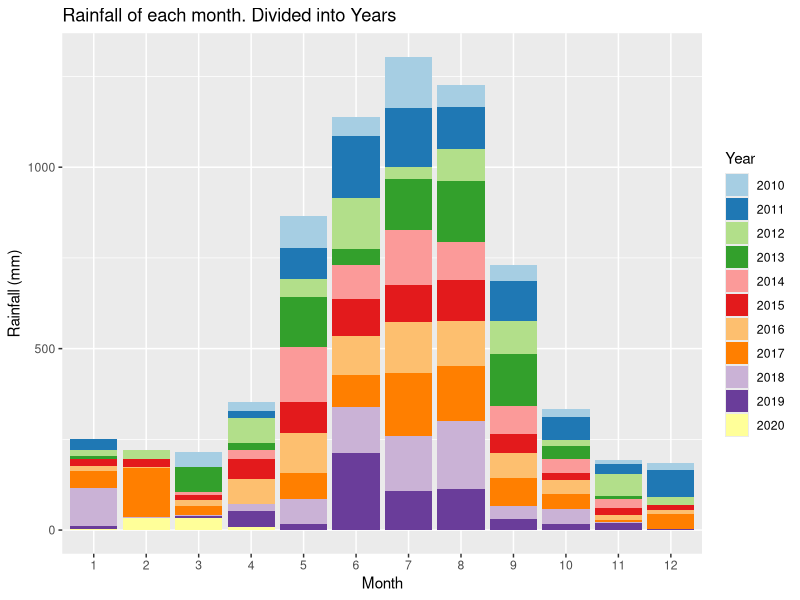
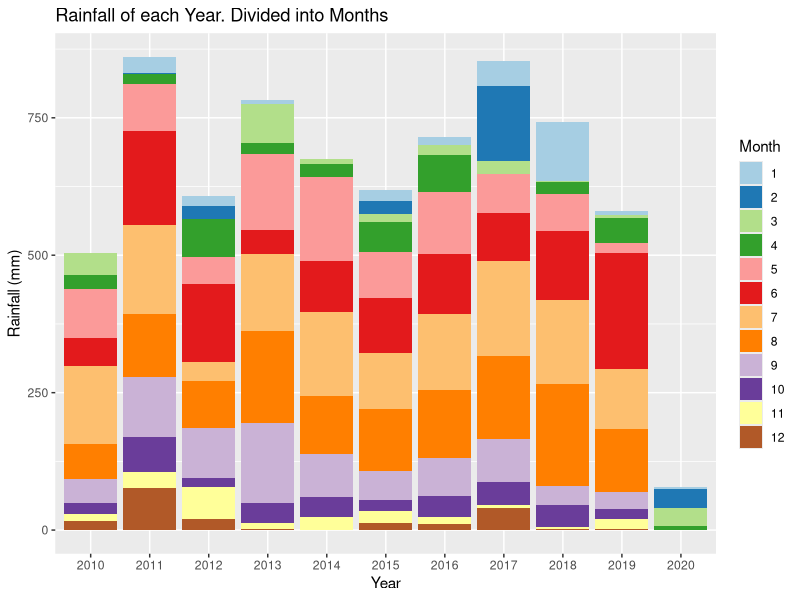
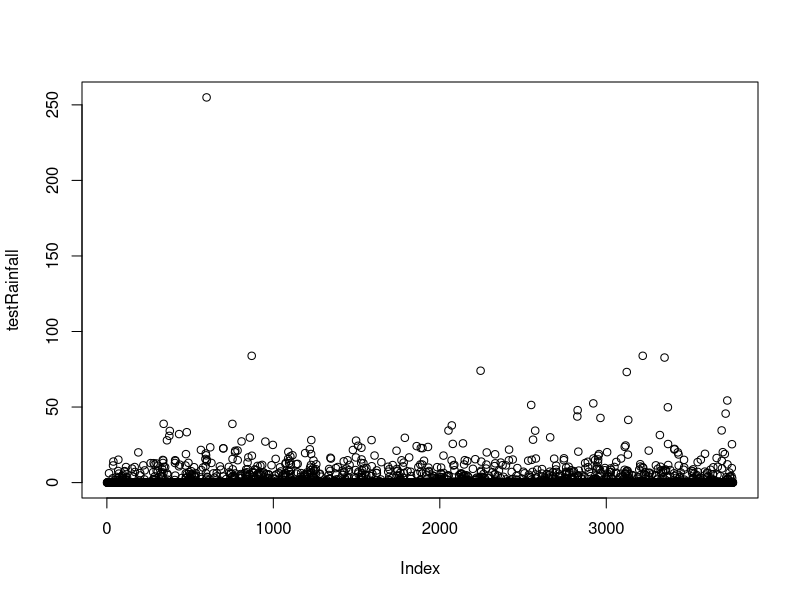
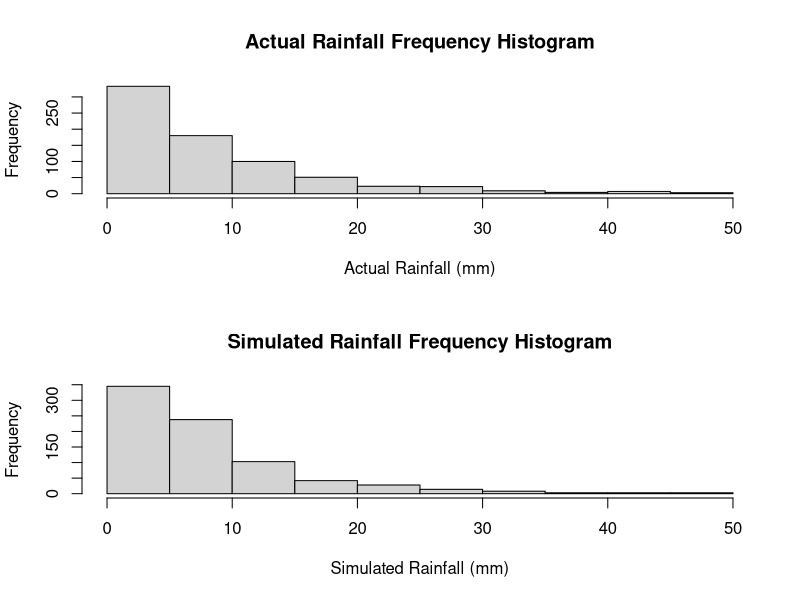
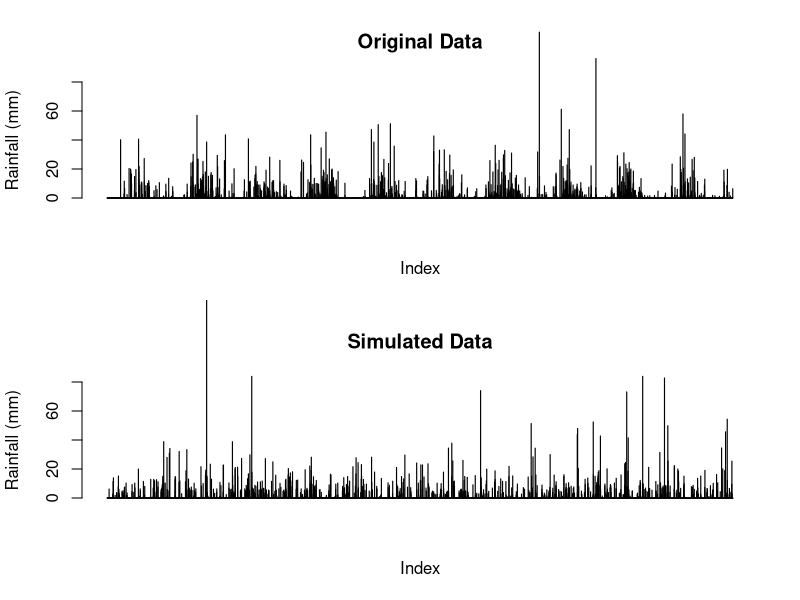
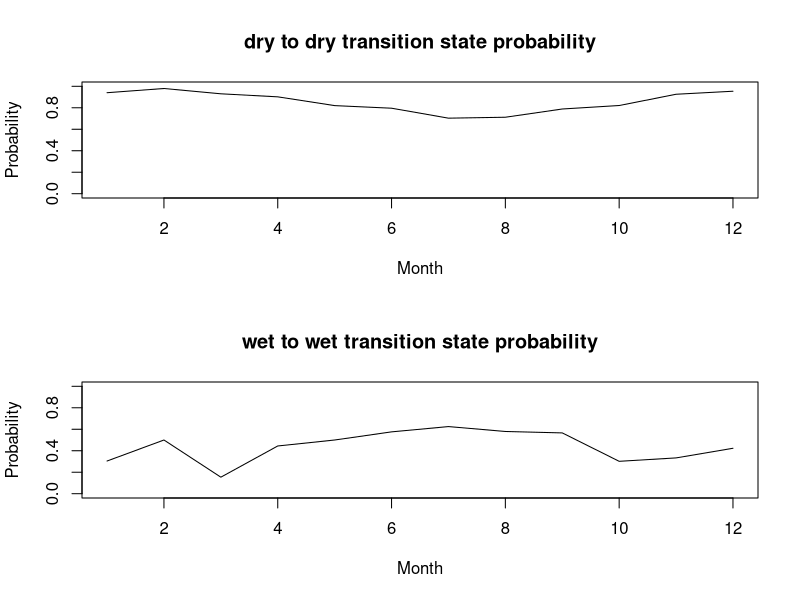
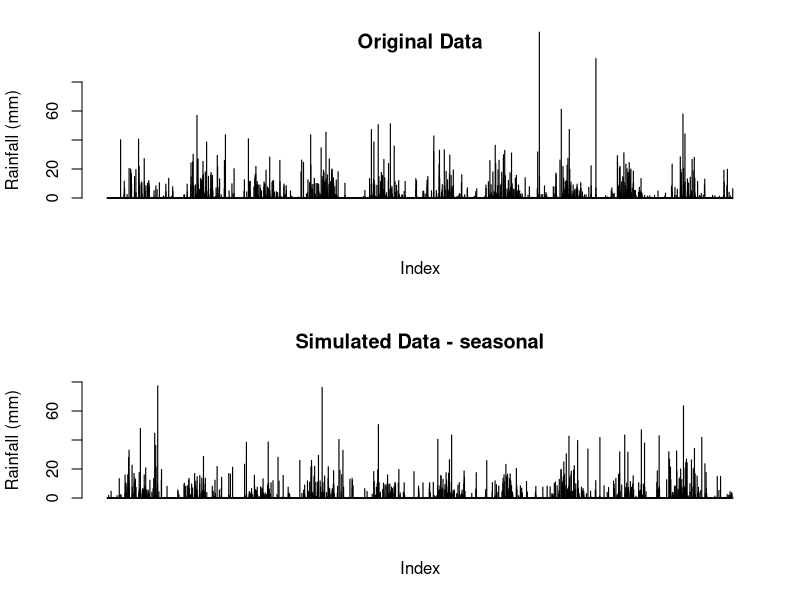
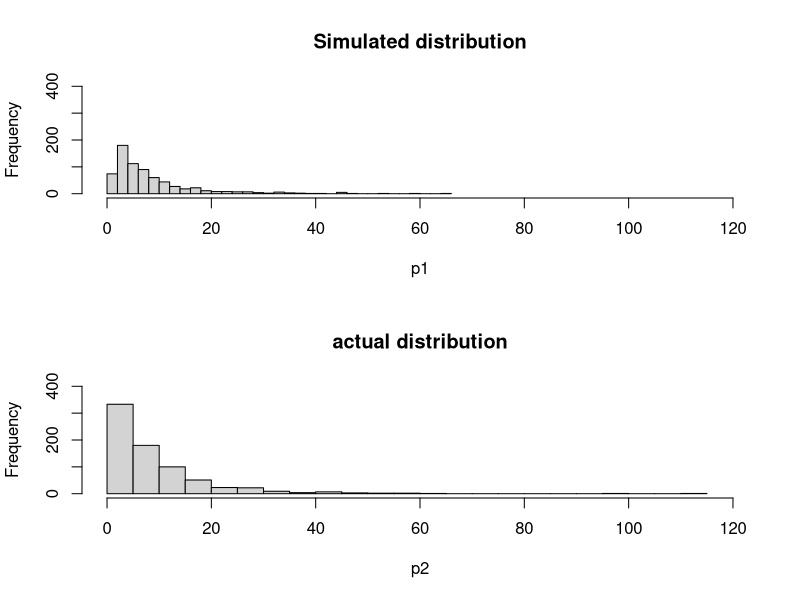

Source code (R) for these figures, in order:
## ---- chunk 1
knitr::opts_chunk$set(echo = TRUE)
## ---- chunk 2
data <-  read.csv("IDCJAC0009_009225_1800_Data.csv")
weather_data <- data
weather_data <- weather_data[which(is.na(weather_data$Rainfall.amount..millimetres.) == FALSE),]
## ---- chunk 3
range(weather_data$Year)
unique(weather_data$Bureau.of.Meteorology.station.number)
unique(weather_data$Product.code)
## ---- chunk 4
table(weather_data$Year, weather_data$Quality)
## ---- chunk 5
weather_data$date <- do.call(paste, c(weather_data[c("Day", "Month", "Year")], sep = "-"))
## ---- chunk 6
state <- function(x){
  stateList <- c()
  for(ii in 1:length(x)){
    if(x[ii] < 1){
      stateList <- c(stateList, "dry")
    }
    if(x[ii] >= 1){
      stateList <- c(stateList, "wet")
    }
  }
  return(stateList)
}
weather_data$state <- state(weather_data$Rainfall.amount..millimetres.)
## ---- chunk 7
transitionState <- function(x){
  transitionStateList <- c('') #can't find transition state of first observation
  for(i in 2:length(x)){
    if(x[i] == "dry"){
      if (x[i-1] == "dry"){
        transitionStateList <- c(transitionStateList, "DryToDry")
      }
      else {
        transitionStateList <- c(transitionStateList, "WetToDry")
      }
    }
    if(x[i] == "wet"){
      if (x[i-1] == "dry"){
        transitionStateList <- c(transitionStateList, "DryToWet")
      }
      else {
        transitionStateList <- c(transitionStateList, "WetToWet")
      }
    }
  }
  return(transitionStateList)
}
weather_data$transitionState <- transitionState(weather_data$state)
## ---- chunk 8
train_data <- subset(weather_data, Year >= 2010)
library(ggplot2)
library(RColorBrewer)
# some plots of rainfall data grouped by year and month

ggplot(train_data, aes(x = factor(Month), y = train_data$Rainfall.amount..millimetres., fill = factor(Year))) + 
  geom_bar(stat = "identity") + 
  scale_fill_brewer(palette = "Paired") + 
  xlab("Month")+
  ylab("Rainfall (mm)")+
  labs(fill = "Year")+
  ggtitle("Rainfall of each month. Divided into Years")

ggplot(train_data, aes(x = factor(Year), y = train_data$Rainfall.amount..millimetres., fill = factor(Month))) + 
  geom_bar(stat = "identity") + 
  scale_fill_brewer(palette = "Paired") + 
  xlab("Year")+
  ylab("Rainfall (mm)")+
  labs(fill = "Month")+
  ggtitle("Rainfall of each Year. Divided into Months")
## ---- chunk 9
table(train_data$Month, train_data$Year)
## ---- chunk 10
#Calculating transition state probabilities, in general (no respect to month/season)
weatherTable <- table(train_data$transitionState)

probWetToWet = weatherTable['WetToWet'] / (weatherTable['WetToWet'] + weatherTable['WetToDry'])
probWetToWet

probDryToDry = weatherTable['DryToDry'] / (weatherTable['DryToDry'] + weatherTable['DryToWet'])
probDryToDry
## ---- chunk 11
#Basic generator i hope - no seasonal variation

currentState = "dry" #can make this into a random choice later
                                              #choosing next state depending on probs calculated above
generateRainfallBasic <- function(genLength){
  rainAmountList <- c()
  for (i3 in 1:genLength){
    if (currentState == "dry"){
      if (runif(1) < probDryToDry){
        currentState = "dry"
      }
      else{
        currentState = "wet"
      }
    }
    else if (currentState == "wet"){
      if (runif(1) < probWetToWet){
        currentState = "wet"
      }
      else{
        currentState = "dry"
      }
    }
                                      #generating amount of rainfall if state is wet, else 0
    if (currentState == "wet"){
      rainAmount <- 5*exp(rnorm(1))
      rainAmountList <- c(rainAmountList, rainAmount)
    }
    else{
      rainAmountList <- c(rainAmountList, 0)
    }
  }
  return(rainAmountList)
}
## ---- chunk 12
#testing basic generator
testRainfall = generateRainfallBasic(3761)
plot(testRainfall)

par(mfrow=c(2,1))
hist(train_data$Rainfall.amount..millimetres.[train_data$Rainfall.amount..millimetres.>1 & train_data$Rainfall.amount..millimetres.<50], xlab = "Actual Rainfall (mm)", main = "Actual Rainfall Frequency Histogram")
hist(testRainfall[testRainfall > 1 & testRainfall <50], xlab = "Simulated Rainfall (mm)", main = "Simulated Rainfall Frequency Histogram")

par(mfrow=c(2,1))
barplot(train_data$Rainfall.amount..millimetres., ylim = c(0,80), main = "Original Data", ylab = "Rainfall (mm)", xlab = "Index")
barplot(testRainfall, ylim = c(0,80), main = "Simulated Data", ylab = "Rainfall (mm)", xlab = "Index")
## ---- chunk 13
#code to calculate transition probabilities for each month

transitonStatesMonthsFrame <- data.frame(list(rep(0, 12), list(rep(0, 12), list(rep(0, 12), list(rep(0, 12)))))) #initialising frame by creating 12x4 frame filled with zeroes
names(transitonStatesMonthsFrame) <- c('DryToDry', 'DryToWet', 'WetToDry', 'WetToWet') #name da columns

for (i4 in 1:dim(train_data)[1]){ #making dataframe with count of each transition state for each month
  tempTransitionState <- train_data[i4, 'transitionState']
  tempMonth <- train_data[i4, 'Month']
  transitonStatesMonthsFrame[tempMonth, tempTransitionState] <- transitonStatesMonthsFrame[tempMonth, tempTransitionState]+1
}
## ---- chunk 14
probTransitonStatesMonthsFrame<- transitonStatesMonthsFrame
for (i in 1:dim(transitonStatesMonthsFrame)[1]){ #calculating transition probs for each month in df
  
  probTransitonStatesMonthsFrame[i, 'DryToDry'] <- transitonStatesMonthsFrame[i, 'DryToDry'] / (transitonStatesMonthsFrame[i, 'DryToDry'] + transitonStatesMonthsFrame[i, 'DryToWet'])
  
  probTransitonStatesMonthsFrame[i, 'DryToWet'] <- transitonStatesMonthsFrame[i, 'DryToWet'] / (transitonStatesMonthsFrame[i, 'DryToDry'] + transitonStatesMonthsFrame[i, 'DryToWet'])
    
  probTransitonStatesMonthsFrame[i, 'WetToDry'] <- transitonStatesMonthsFrame[i, 'WetToDry'] / (transitonStatesMonthsFrame[i, 'WetToDry'] + transitonStatesMonthsFrame[i, 'WetToWet'])
    
  probTransitonStatesMonthsFrame[i, 'WetToWet'] <- transitonStatesMonthsFrame[i, 'WetToWet'] / (transitonStatesMonthsFrame[i, 'WetToDry'] + transitonStatesMonthsFrame[i, 'WetToWet'])
}
## ---- chunk 15
#showing how transition state probabilities vary for each month
plot(probTransitonStatesMonthsFrame$DryToDry, ylim = c(0,1), xlab = "Month", main = "dry to dry transition state probability", type = 'l', ylab = "Probability")
plot(probTransitonStatesMonthsFrame$WetToWet, ylim = c(0,1), xlab = "Month", main = "wet to wet transition state probability", type = 'l', ylab = "Probability")
## ---- chunk 16
#weather generator accounting  for seasonal variation of transition states or something i hope
#yes this is just a spicy version of basic generator it's mostly the same in fact if i forget to even do this it is the same

generateRainfallSeasonal <- function(input){
  currentState = "dry" #can make this into a random choice later
  rainAmountList <- c()
  for (i5 in 1:dim(input)[1]){
    if (currentState == "dry"){
      if (runif(1) < probTransitonStatesMonthsFrame[input[i5, 'Month'], 'DryToDry']){ #now inputs depending on the month of input
        currentState = "dry"
      }
      else{
        currentState = "wet"
      }
    }
    else if (currentState == "wet"){
      if (runif(1) < probTransitonStatesMonthsFrame[input[i5, 'Month'], 'WetToWet']){
        currentState = "wet"
      }
      else{
        currentState = "dry"
      }
    }
                                      #generating amount of rainfall if state is wet, else 0
    if (currentState == "wet"){
      rainAmount <- 5*exp(rnorm(1)) #now log-normal dist, 5 used because is close to mean of weather_data's / the mean of what exp(rnorm(1)) is by default
      rainAmountList <- c(rainAmountList, rainAmount)
    }
    else{
      rainAmountList <- c(rainAmountList, 0)
    }
  }
  return(rainAmountList)
}

## ---- chunk 17
#testing code for seasonal generator
inputSeasonalRainfall <- dplyr::select(train_data, 'Year', 'Month', 'Day') #using existing train data's dates to input to function, instead of putting in just how many to generate

testSeasonalRainfall = generateRainfallSeasonal(inputSeasonalRainfall)
## ---- chunk 18
par(mfrow=c(2,1))
barplot(train_data$Rainfall.amount..millimetres., ylim = c(0,80), main = "Original Data", ylab = "Rainfall (mm)", xlab = "Index")
barplot(testSeasonalRainfall, ylim = c(0,80), main = "Simulated Data - seasonal", ylab = "Rainfall (mm)", xlab = "Index")
## ---- chunk 19
#comparing log-normal against actual data, veeerryyyy close fit, will use log-normal for rainfall sim
p1 <- 5*exp(rnorm(732))
p1 <- p1[p1>1]
hist(p1, breaks = 30, xlim = c(0,120), ylim = c(0,400), main = "Simulated distribution")

p2 <- train_data$Rainfall.amount..millimetres.[train_data$Rainfall.amount..millimetres.>1]
hist(p2, breaks = 30, xlim = c(0,120), ylim = c(0,400), main = "actual distribution")

## ---- chunk 20
set.seed(100345)

sampID <- sample.int(nrow(train_data), size = 0.5*nrow(train_data), replace = FALSE)
train_data <- train_data[sampID,] # 50% of data for training
test_data <- train_data[-sampID,] # 50% for testing
## ---- chunk 21
#code to calculate transition probabilities for each month (copied from earlier)

transitonStatesMonthsFrame <- data.frame(list(rep(0, 12), list(rep(0, 12), list(rep(0, 12), list(rep(0, 12)))))) #initialising frame by creating 12x4 frame filled with zeroes
names(transitonStatesMonthsFrame) <- c('DryToDry', 'DryToWet', 'WetToDry', 'WetToWet') #name da columns

for (i4 in 1:dim(train_data)[1]){ #making dataframe with count of each transition state for each month
  tempTransitionState <- train_data[i4, 'transitionState']
  tempMonth <- train_data[i4, 'Month']
  transitonStatesMonthsFrame[tempMonth, tempTransitionState] <- transitonStatesMonthsFrame[tempMonth, tempTransitionState]+1
}
## ---- chunk 22
#also copied from earlier
probTransitonStatesMonthsFrame<- transitonStatesMonthsFrame
for (i in 1:dim(transitonStatesMonthsFrame)[1]){ #calculating transition probs for each month in df
  
  probTransitonStatesMonthsFrame[i, 'DryToDry'] <- transitonStatesMonthsFrame[i, 'DryToDry'] / (transitonStatesMonthsFrame[i, 'DryToDry'] + transitonStatesMonthsFrame[i, 'DryToWet'])
  
  probTransitonStatesMonthsFrame[i, 'DryToWet'] <- transitonStatesMonthsFrame[i, 'DryToWet'] / (transitonStatesMonthsFrame[i, 'DryToDry'] + transitonStatesMonthsFrame[i, 'DryToWet'])
    
  probTransitonStatesMonthsFrame[i, 'WetToDry'] <- transitonStatesMonthsFrame[i, 'WetToDry'] / (transitonStatesMonthsFrame[i, 'WetToDry'] + transitonStatesMonthsFrame[i, 'WetToWet'])
    
  probTransitonStatesMonthsFrame[i, 'WetToWet'] <- transitonStatesMonthsFrame[i, 'WetToWet'] / (transitonStatesMonthsFrame[i, 'WetToDry'] + transitonStatesMonthsFrame[i, 'WetToWet'])
}
## ---- chunk 23
#generate test data
testSeasonalRainfall50 = generateRainfallSeasonal(train_data)
## ---- chunk 24
par(mfrow = c(2, 1))

barplot(testSeasonalRainfall50, ylab = "Rainfall (mm)", xlab = "index", main = "Simulated data")
barplot(test_data$Rainfall.amount..millimetres., ylab = "Rainfall (mm)", xlab  = "index", main = "Actual data")
## ---- chunk 25
train_data <- subset(weather_data, Year >= 2010)
train10_data <- subset(weather_data, Year >= 2009 & Year < 2019)
data_2019 <- subset(weather_data, Year == 2019)
## ---- chunk 26
#code to calculate transition probabilities for each month (copied from earlier)

transitonStatesMonthsFrame <- data.frame(list(rep(0, 12), list(rep(0, 12), list(rep(0, 12), list(rep(0, 12)))))) #initialising frame by creating 12x4 frame filled with zeroes
names(transitonStatesMonthsFrame) <- c('DryToDry', 'DryToWet', 'WetToDry', 'WetToWet') #name da columns

for (i4 in 1:dim(train10_data)[1]){ #making dataframe with count of each transition state for each month
  tempTransitionState <- train10_data[i4, 'transitionState']
  tempMonth <- train10_data[i4, 'Month']
  transitonStatesMonthsFrame[tempMonth, tempTransitionState] <- transitonStatesMonthsFrame[tempMonth, tempTransitionState]+1
}
## ---- chunk 27
#also copied from earlier
probTransitonStatesMonthsFrame<- transitonStatesMonthsFrame
for (i in 1:dim(transitonStatesMonthsFrame)[1]){ #calculating transition probs for each month in df
  
  probTransitonStatesMonthsFrame[i, 'DryToDry'] <- transitonStatesMonthsFrame[i, 'DryToDry'] / (transitonStatesMonthsFrame[i, 'DryToDry'] + transitonStatesMonthsFrame[i, 'DryToWet'])
  
  probTransitonStatesMonthsFrame[i, 'DryToWet'] <- transitonStatesMonthsFrame[i, 'DryToWet'] / (transitonStatesMonthsFrame[i, 'DryToDry'] + transitonStatesMonthsFrame[i, 'DryToWet'])
    
  probTransitonStatesMonthsFrame[i, 'WetToDry'] <- transitonStatesMonthsFrame[i, 'WetToDry'] / (transitonStatesMonthsFrame[i, 'WetToDry'] + transitonStatesMonthsFrame[i, 'WetToWet'])
    
  probTransitonStatesMonthsFrame[i, 'WetToWet'] <- transitonStatesMonthsFrame[i, 'WetToWet'] / (transitonStatesMonthsFrame[i, 'WetToDry'] + transitonStatesMonthsFrame[i, 'WetToWet'])
}
## ---- chunk 28
# using month probabilites generate one years worth of data 
monthList <- subset(weather_data, Year == 2011) # a year that isn't a leap year to get the month list, as generation algorithm only requires months
monthList <- monthList['Month']
testSeasonalRainfall10 <- generateRainfallSeasonal(monthList)
## ---- chunk 29
#compare generated year against 2019
par(mfrow = c(2,1))
barplot(testSeasonalRainfall10, xlab = "Index", ylab = "Rainfall (mm)", main = "Simulated Rainfall")
barplot(data_2019$Rainfall.amount..millimetres., xlab = "Index", ylab = "Rainfall (mm)", main = "2019 Rainfall")


# check other years for comparison
par(mfrow = c(3,2))
barplot(testSeasonalRainfall10, xlab = "Index", ylab = "Rainfall (mm)", main = "Simulated Rainfall")
year <- subset(weather_data, Year == 2015)
barplot(year$Rainfall.amount..millimetres., xlab = "Index", ylab = "Rainfall (mm)", main = "2015 Rainfall")
year <- subset(weather_data, Year == 2008)
barplot(year$Rainfall.amount..millimetres., xlab = "Index", ylab = "Rainfall (mm)", main = "2008 Rainfall")
year <- subset(weather_data, Year == 2017)
barplot(year$Rainfall.amount..millimetres., xlab = "Index", ylab = "Rainfall (mm)", main = "2017 Rainfall")
year <- subset(weather_data, Year == 2007)
barplot(year$Rainfall.amount..millimetres., xlab = "Index", ylab = "Rainfall (mm)", main = "2007 Rainfall")
year <- subset(weather_data, Year == 2013)
barplot(year$Rainfall.amount..millimetres., xlab = "Index", ylab = "Rainfall (mm)", main = "2013 Rainfall")
rm(year)
## ---- chunk 30
temp <- subset(weather_data, weather_data$state == "wet")
mean(temp$Rainfall.amount..millimetres.)
rm(temp)
## ---- chunk 31
# create graph of difference in rainfall for years, weeks, months, years to see if there are any potnetial patters.

# create a list of the weekly rainfall
RainfallWeekly <- data.frame("Rainfall (mm)", "Week")
colnames(RainfallWeekly) <- c("Rainfall (mm)", "Week")
RainfallWeekly$`Rainfall (mm)` <- as.numeric(RainfallWeekly$`Rainfall (mm)`)
RainfallWeekly$Week <- as.numeric(RainfallWeekly$Week)
week = 1
weekRain = 0
for(ii in c(1: nrow(weather_data))){
  weekRain = weekRain + weather_data[ii, 6] # rainfall amount for that row
  
  if(ii%%7 == 0){ # every 7th row
    RainfallWeekly[(ii/7), 1] <- weekRain # 1 row of RainfallWeekly created every 7 rows (1 weeks) - inserting rainfall total for that week
    RainfallWeekly[(ii/7), 2] <- week
    week = week + 1
    weekRain = 0 # clear total rainfall to prepare for next week
  }
}
## ---- chunk 32
RainfallWeeklyDiff <- data.frame(c(1:(nrow(RainfallWeekly)-1)), c(1:(nrow(RainfallWeekly)-1))) # data frame with two columns, one less row than RainfallWeekly
colnames(RainfallWeeklyDiff) <- c("Rainfall diff (mm)", "Week")
RainfallWeeklyDiff$`Rainfall diff (mm)` <- diff(RainfallWeekly$`Rainfall (mm)`) # change in weeks
## ---- chunk 33
# plot first 700 weeks first against the difference in rainfall, and then the rainfall per week
par(mfrow = c(4,1))
plot(RainfallWeeklyDiff[c(1:350), 2], RainfallWeeklyDiff[c(1:350), 1], xlab = "week", ylab = "change in rainfall (mm)", cex = 2, type = "b")
plot(RainfallWeekly[c(1:350), 2], RainfallWeekly[c(1:350), 1], xlab = "week", ylab = "rainfall (mm)", type = "l")
plot(RainfallWeeklyDiff[c(351:700), 2], RainfallWeeklyDiff[c(351:700), 1], xlab = "week", ylab = "change in rainfall (mm)", cex = 2, type = "b")
plot(RainfallWeekly[c(351:700), 2], RainfallWeekly[c(351:700), 1], xlab = "week", ylab = "rainfall (mm)", type = "l")

## ---- chunk 34
# plot second 700 weeks first against the difference in rainfall, and then the rainfall per week
par(mfrow = c(4,1))
plot(RainfallWeeklyDiff[c(701:1050), 2], RainfallWeeklyDiff[c(701:1050), 1], xlab = "week", ylab = "change in rainfall (mm)", cex = 2, type = "b")
plot(RainfallWeekly[c(701:1050), 2], RainfallWeekly[c(701:1050), 1], xlab = "week", ylab = "rainfall (mm)", type = "l")
plot(RainfallWeeklyDiff[c(1051:1414), 2], RainfallWeeklyDiff[c(1051:1414), 1], xlab = "week", ylab = "change in rainfall (mm)", cex = 2, type = "b")
plot(RainfallWeekly[c(1051:1414), 2], RainfallWeekly[c(1051:1414), 1], xlab = "week", ylab = "rainfall (mm)", type = "l")
